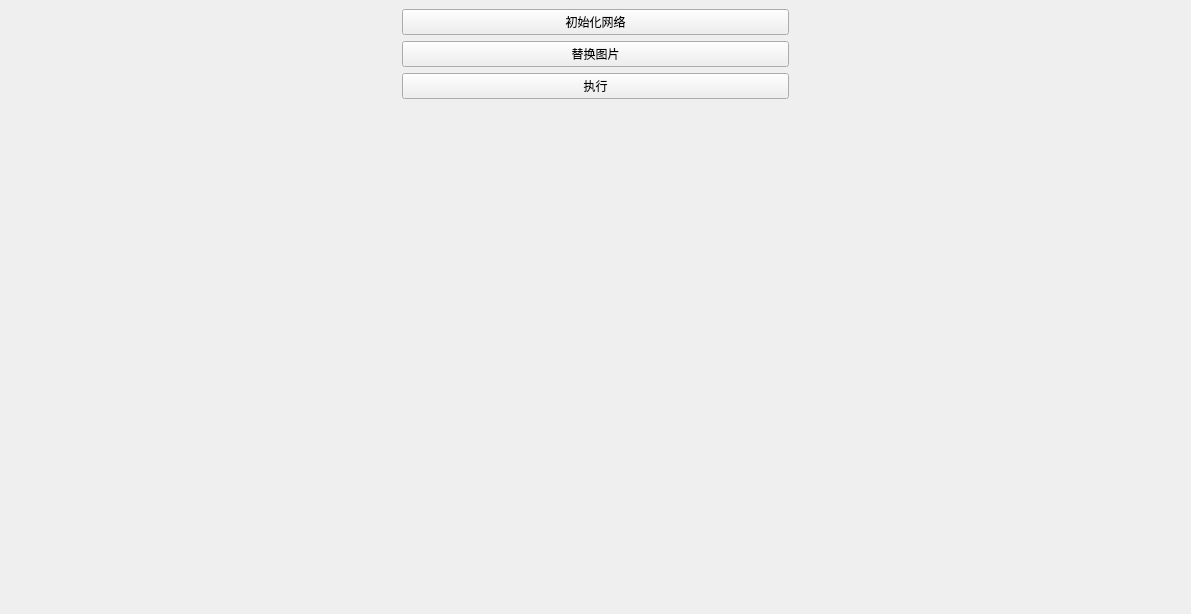
<?xml version="1.0" encoding="UTF-8"?>
<ui version="4.0">
 <class>MainWindow</class>
 <widget class="QMainWindow" name="MainWindow">
  <property name="geometry">
   <rect>
    <x>0</x>
    <y>0</y>
    <width>1191</width>
    <height>614</height>
   </rect>
  </property>
  <property name="windowTitle">
   <string>MainWindow</string>
  </property>
  <widget class="QWidget" name="centralwidget">
   <layout class="QHBoxLayout" name="horizontalLayout">
    <item>
     <widget class="QLabel" name="image1">
      <property name="text">
       <string/>
      </property>
      <property name="scaledContents">
       <bool>true</bool>
      </property>
     </widget>
    </item>
    <item>
     <layout class="QVBoxLayout" name="verticalLayout">
      <item>
       <widget class="QPushButton" name="pushButton">
        <property name="text">
         <string>初始化网络</string>
        </property>
       </widget>
      </item>
      <item>
       <widget class="QPushButton" name="pushButton_2">
        <property name="text">
         <string>替换图片</string>
        </property>
       </widget>
      </item>
      <item>
       <widget class="QPushButton" name="pushButton_3">
        <property name="text">
         <string>执行</string>
        </property>
       </widget>
      </item>
      <item>
       <spacer name="verticalSpacer">
        <property name="orientation">
         <enum>Qt::Vertical</enum>
        </property>
        <property name="sizeHint" stdset="0">
         <size>
          <width>20</width>
          <height>40</height>
         </size>
        </property>
       </spacer>
      </item>
     </layout>
    </item>
    <item>
     <widget class="QLabel" name="image2">
      <property name="text">
       <string/>
      </property>
      <property name="scaledContents">
       <bool>true</bool>
      </property>
     </widget>
    </item>
   </layout>
  </widget>
 </widget>
 <resources/>
 <connections/>
</ui>
